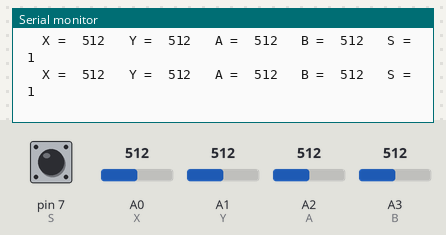
The sketch below on a simulated Arduino Uno, built with avr-gcc and run on an emulated ATmega328P. Shown: the last lines printed to the serial monitor. The test bench sets the inputs (shaded band); at power-on: A0 (X) = 512, pin 7 (S) HIGH, A1 (Y) = 512, A2 (A) = 512, A3 (B) = 512.

Above: at 1.2 s.
1.3 s: A0 (X) set to 104
At 1.47 s:
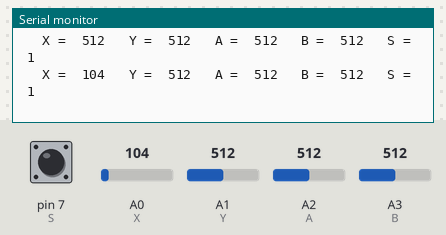
4.3 s: A0 (X) set to 94
At 4.41 s:
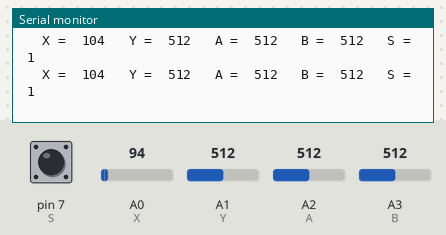
Timing chart, 0 to 7.3 s (numbered marks = the images above; inputs shaded):
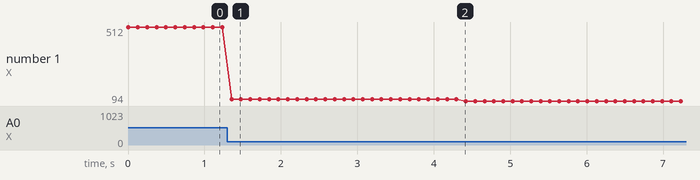

The sketch:

final_Joystick.ino
```cpp
#include<SoftwareSerial.h>

int bluetoothTx = 2;
int bluetoothRx = 3;

SoftwareSerial bluetooth(bluetoothTx, bluetoothRx);

int X = A0;
int Y = A1;
int A = A2;
int B = A3;
int S = 7;

void setup() {
  // put your setup code here, to run once:
  Serial.begin(9600);
  bluetooth.begin(38400);
  pinMode(X, INPUT);
  pinMode(Y, INPUT);
  pinMode(A, INPUT);
  pinMode(B, INPUT);
  pinMode(S, INPUT);
  digitalWrite(S, HIGH);

}

void loop() {
  // put your main code here, to run repeatedly:
  int x,y,s;
  int a, b;


  x = analogRead(X);
  delay(1);
  y = analogRead(Y);
  delay(1);
  a = analogRead(A);
  delay(1);
  b = analogRead(B);
  delay(1);
  s = digitalRead(S);
  delay(1);


  Serial.print("   X =  ");
  Serial.print(x,DEC);

  Serial.print("   Y =  ");
  Serial.print(y,DEC);

  Serial.print("   A =  ");
  Serial.print(a,DEC);

  Serial.print("   B =  ");
  Serial.print(b,DEC);

  Serial.print("   S =  ");
  Serial.println(s,DEC);

  bluetooth.print("   X =  ");
  bluetooth.print(x,DEC);

  bluetooth.print("   Y =  ");
  bluetooth.print(y,DEC);

  bluetooth.print("   A =  ");
  bluetooth.print(a,DEC);

  bluetooth.print("   B =  ");
  bluetooth.print(b,DEC);

  bluetooth.print("   S =  ");
  bluetooth.println(s,DEC);

  delay(100);
}
```

Measured:
- after the input at 1.3 s, the serial monitor: prints a new line after 0.05 s (image 1)
- plotted number 1: 512 → 104 after the input at 1.3 s, 104 → 94 after the input at 4.3 s
